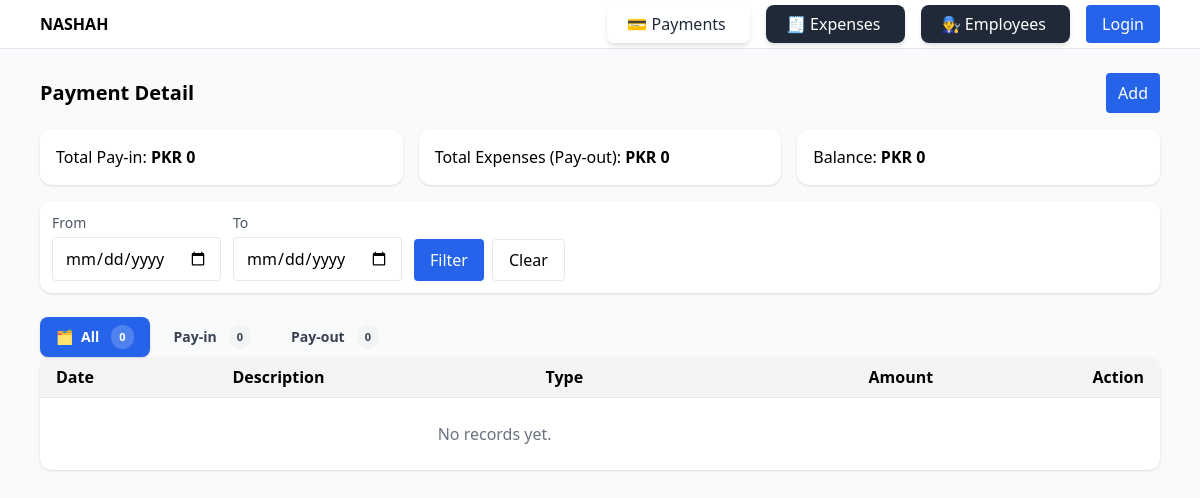
The page /payments/ on the database as committed earlier.
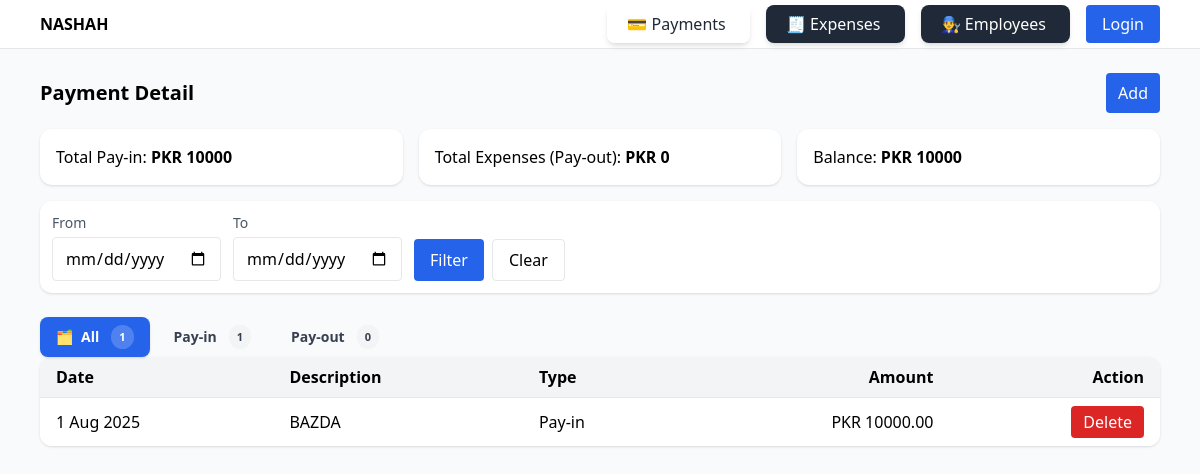
The same page on the database as committed later.
### payments/models.py (models this page shows, shortened)
class Payment(models.Model):
    TYPE_CHOICES = [('IN','Pay-in'), ('OUT','Pay-out')]
    date = models.DateField()
    description = models.CharField(max_length=255)
    amount = models.DecimalField(max_digits=12, decimal_places=2)
    type = models.CharField(max_length=3, choices=TYPE_CHOICES, default='IN')
    class Meta: ordering = ['-date','-id']

### payments/views.py (the view)
# urls.py: path("", PaymentList.as_view(), name="list"),
class PaymentList(ListView):
    model = Payment
    template_name = 'payments/list.html'
    context_object_name = 'items'
    paginate_by = 50  # optional
    def _parse_date(self, s):
        try:
            return datetime.strptime(s, '%Y-%m-%d').date()
        except (TypeError, ValueError):
            return None
    def get_queryset(self):
        tab = self.request.GET.get('tab', 'all').lower()
        start_str = self.request.GET.get('start')
        end_str = self.request.GET.get('end')
        start = self._parse_date(start_str)
        end = self._parse_date(end_str)
        if start and end and start > end:
            start, end = end, start  # swap if user reversed
        base_qs = super().get_queryset().order_by('-date', '-id')
        if start:
            base_qs = base_qs.filter(date__gte=start)
        if end:
            base_qs = base_qs.filter(date__lte=end)
        self._count_all = base_qs.count()
        self._count_in = base_qs.filter(type='IN').count()
        self._count_out = base_qs.filter(type='OUT').count()
        payin = base_qs.filter(type='IN').aggregate(total=Sum('amount'))['total'] or 0
        payout = base_qs.filter(type='OUT').aggregate(total=Sum('amount'))['total'] or 0
        self._total_payin = payin
        self._total_payout = payout
        self._balance = payin - payout
        qs = base_qs
        if tab == 'in':
            qs = qs.filter(type='IN')
        elif tab == 'out':
            qs = qs.filter(type='OUT')
        self._active_tab = tab
        self._visible_total = qs.aggregate(total=Sum('amount'))['total'] or 0
        self._start_str = start_str or ''
        self._end_str = end_str or ''
        return qs
    def get_context_data(self, **kwargs):
        ctx = super().get_context_data(**kwargs)
        ctx.update({
            'active_tab': self._active_tab,
            'visible_total': self._visible_total,
            'count_all': self._count_all,
            'count_in': self._count_in,
            'count_out': self._count_out,
            'total_payin': self._total_payin,
            'total_payout': self._total_payout,
            'balance': self._balance,
            'start_date': self._start_str,
            'end_date': self._end_str,
        })
        return ctx

### payments/templates/payments/list.html (shortened to what the changed rows need)
{% extends 'base.html' %}
{% block content %}
<div class="flex items-center justify-between">
  <h1 class="text-xl font-semibold">Payment Detail</h1>
</div>
<div class="grid grid-cols-1 md:grid-cols-3 gap-4 my-4">
  <div class="bg-white p-4 rounded-xl shadow">Total Pay-in: <strong>PKR {{ total_payin|default:0 }}</strong></div>
  <div class="bg-white p-4 rounded-xl shadow">Balance: <strong>PKR {{ balance|default:0 }}</strong></div>
</div>
<div class="mt-4">
<br>
  <nav class="flex gap-2" role="tablist">
    <a href="{% url 'payments:list' %}?tab=all"
       aria-current="{% if active_tab == 'all' %}page{% else %}false{% endif %}"
       class="inline-flex items-center gap-2 px-4 py-2 rounded-lg text-sm font-semibold transition
              {% if active_tab == 'all' %}
                bg-blue-600 text-white shadow
              {% else %}
                text-gray-700 hover:bg-gray-50 hover:text-gray-900
              {% endif %}">
      🗂️ <span>All</span>
      <span class="ml-1 text-[11px] rounded-full px-2 py-0.5
                   {% if active_tab == 'all' %}bg-white/20 text-white{% else %}bg-gray-100 text-gray-700{% endif %}">
        {{ count_all }}
      </span>
    </a>
    <a href="{% url 'payments:list' %}?tab=in"
       aria-current="{% if active_tab == 'in' %}page{% else %}false{% endif %}"
       class="inline-flex items-center gap-2 px-4 py-2 rounded-lg text-sm font-semibold transition
              {% if active_tab == 'in' %}
                bg-blue-600 text-white shadow
              {% else %}
                text-gray-700 hover:bg-gray-50 hover:text-gray-900
              {% endif %}">
       <span>Pay-in</span>
      <span class="ml-1 text-[11px] rounded-full px-2 py-0.5
                   {% if active_tab == 'in' %}bg-white/20 text-white{% else %}bg-gray-100 text-gray-700{% endif %}">
        {{ count_in }}
      </span>
    </a>
  </nav>
</div>
<div class="bg-white rounded-xl shadow overflow-hidden">
  <table class="min-w-full divide-y">
    <thead class="bg-gray-100"><tr>
      <th class="px-4 py-2 text-left">Date</th>
      <th class="px-4 py-2 text-left">Description</th>
      <th class="px-4 py-2 text-left">Type</th>
      <th class="px-4 py-2 text-right">Amount</th>
      <th class="px-4 py-2 text-right">Action</th>
    </tr></thead>
    <tbody class="divide-y">
    {% for i in items %}
      <tr class="bg-white">
        <td class="px-4 py-2">{{ i.date }}</td>
        <td class="px-4 py-2">{{ i.description }}</td>
        <td class="px-4 py-2">{{ i.get_type_display }}</td>
        <td class="px-4 py-2 text-right">PKR {{ i.amount }}</td>
        <td class="px-4 py-2 text-right">
          <a
            href="{% url 'payments:delete' i.id %}?return={{ request.get_full_path|urlencode }}"
            class="inline-block px-3 py-1 rounded bg-red-600 text-white hover:bg-red-700"
          >Delete</a>
        </td>
      </tr>
    {% empty %}
      <tr><td colspan="4" class="px-4 py-6 text-center text-gray-500">No records yet.</td></tr>
    {% endfor %}
    </tbody>
  </table>
</div>
{% endblock %}

Rows that differ between the two databases and show on the page:
added Payment: date "1 Aug 2025", description "BAZDA", type "Pay-in", amount "10000.00"
Other text that changed with them:
{{ total_payin|default:0 }}: "0" → "10000"
{{ balance|default:0 }}: "0" → "10000"
{{ count_all }}: "0" → "1"
{{ count_in }}: "0" → "1"
text no longer shown: "No records yet."
